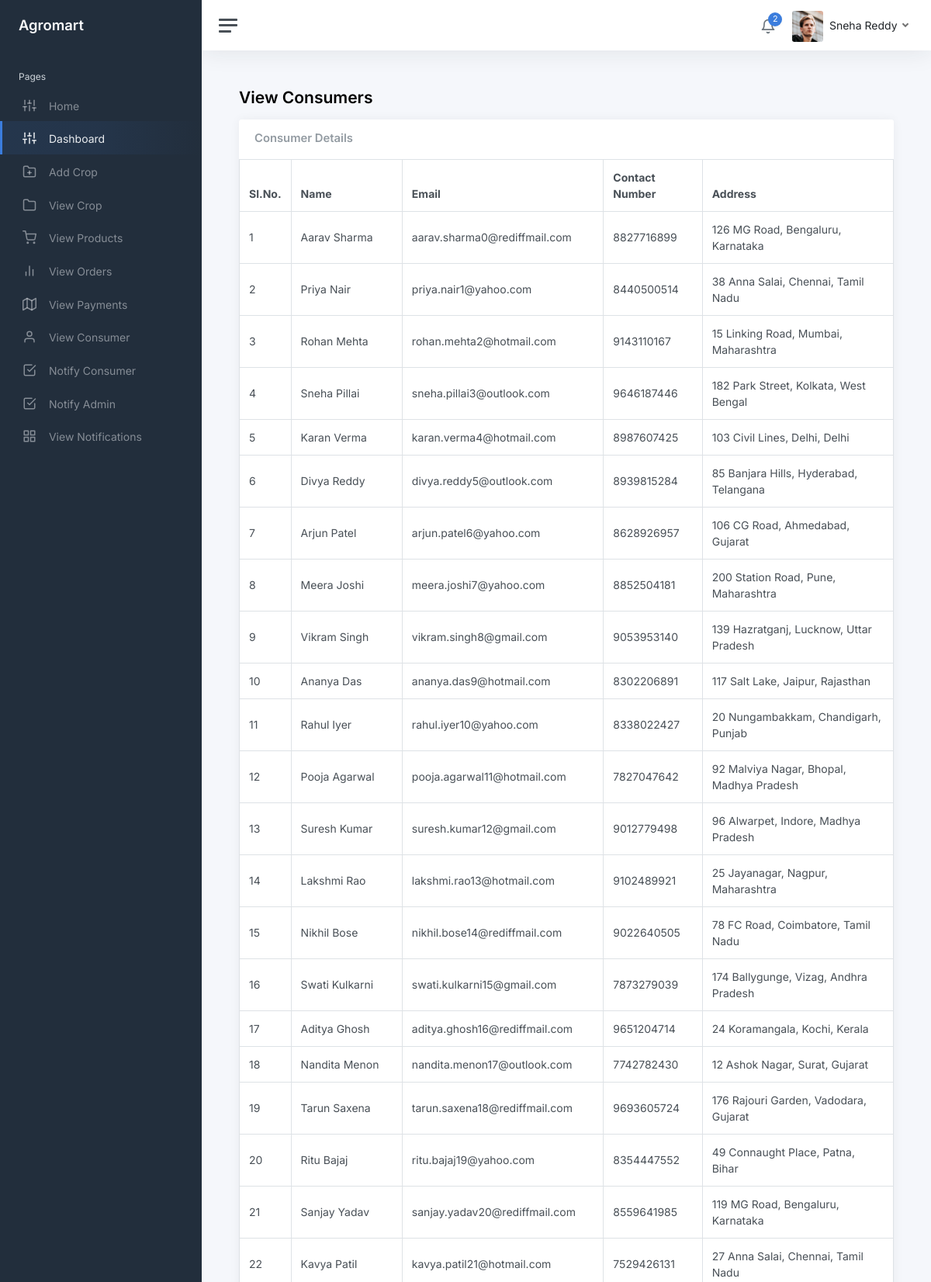
/farmer/view-consumer.php (signed in, upper part), run on the app's committed database.
### tables this page shows
CREATE TABLE IF NOT EXISTS `consumer` (
  `consumer_id` int NOT NULL AUTO_INCREMENT,
  `consumer_name` varchar(30) NOT NULL,
  `consumer_email` varchar(30) NOT NULL,
  `consumer_contact_number` varchar(12) NOT NULL,
  `consumer_address` text NOT NULL,
  `consumer_username` varchar(30) NOT NULL,
  `consumer_password` varchar(30) NOT NULL,
  PRIMARY KEY (`consumer_id`)
);

### farmer/view-consumer.php (the view, shortened to what this page needs)
<?php
include './includes/connection.php';
?>
<!DOCTYPE html>
<html lang="en">
<head>
	<link href="css/app.css" rel="stylesheet">
</head>
<body>
	<div class="wrapper">
		<?php include('./includes/sidebar.php'); ?>
		<div class="main">
			<?php include('./includes/navbar.php'); ?>
			<main class="content">
				<div class="container-fluid p-0">
					<h1 class="h3 mb-3"><strong>View Consumers</strong></h1>
					<div class="row">
						<div class="col-12 d-flex">
							<div class="card flex-fill">
								<div class="card-header">
									<h5 class="card-title mb-0">Consumer Details</h5>
								</div>
								<table class="table table-bordered my-0">
									<thead>
										<tr>
											<th>Sl.No.</th>
											<th class="d-none d-xl-table-cell">Name</th>
											<th class="d-none d-xl-table-cell">Email</th>
											<th class="d-none d-xl-table-cell">Contact Number</th>
											<th class="d-none d-xl-table-cell">Address</th>
										</tr>
									</thead>
									<tbody>
										<?php
											$query=mysqli_query($con,"SELECT * from consumer") or die(mysqli_error($con));
											if(mysqli_num_rows($query)){
												$i=1;
												while($row=mysqli_fetch_array($query)){
										?>
										<tr>
											<td><?php echo $i; ?></td>
											<td class="d-none d-xl-table-cell"><?php echo $row['consumer_name']; ?></td>
											<td class="d-none d-xl-table-cell"><?php echo $row['consumer_email']; ?></td>
											<td class="d-none d-xl-table-cell"><?php echo $row['consumer_contact_number']; ?></td>
											<td class="d-none d-xl-table-cell"><?php echo $row['consumer_address']; ?></td>
										</tr>
										<?php
												$i++;
												}
											}
										?>
									</tbody>
								</table>
							</div>
						</div>
					</div>
				</div>
			</main>
		</div>
	</div>
</body>
</html>

### data on the page
consumer: consumer_name "Aarav Sharma", consumer_email "aarav.sharma0@rediffmail.com", consumer_contact_number "8827716899", consumer_address "126 MG Road, Bengaluru, Karnataka"
consumer: consumer_name "Priya Nair", consumer_email "priya.nair1@yahoo.com", consumer_contact_number "8440500514", consumer_address "38 Anna Salai, Chennai, Tamil Nadu"
consumer: consumer_name "Rohan Mehta", consumer_email "rohan.mehta2@hotmail.com", consumer_contact_number "9143110167", consumer_address "15 Linking Road, Mumbai, Maharashtra"
consumer: consumer_name "Sneha Pillai", consumer_email "sneha.pillai3@outlook.com", consumer_contact_number "9646187446", consumer_address "182 Park Street, Kolkata, West Bengal"
consumer: consumer_name "Karan Verma", consumer_email "karan.verma4@hotmail.com", consumer_contact_number "8987607425", consumer_address "103 Civil Lines, Delhi, Delhi"
consumer: consumer_name "Divya Reddy", consumer_email "divya.reddy5@outlook.com", consumer_contact_number "8939815284", consumer_address "85 Banjara Hills, Hyderabad, Telangana"
consumer: consumer_name "Arjun Patel", consumer_email "arjun.patel6@yahoo.com", consumer_contact_number "8628926957", consumer_address "106 CG Road, Ahmedabad, Gujarat"
consumer: consumer_name "Meera Joshi", consumer_email "meera.joshi7@yahoo.com", consumer_contact_number "8852504181", consumer_address "200 Station Road, Pune, Maharashtra"
consumer: consumer_name "Vikram Singh", consumer_email "vikram.singh8@gmail.com", consumer_contact_number "9053953140", consumer_address "139 Hazratganj, Lucknow, Uttar Pradesh"
consumer: consumer_name "Ananya Das", consumer_email "ananya.das9@hotmail.com", consumer_contact_number "8302206891", consumer_address "117 Salt Lake, Jaipur, Rajasthan"
consumer: consumer_name "Rahul Iyer", consumer_email "rahul.iyer10@yahoo.com", consumer_contact_number "8338022427", consumer_address "20 Nungambakkam, Chandigarh, Punjab"
consumer: consumer_name "Pooja Agarwal", consumer_email "pooja.agarwal11@hotmail.com", consumer_contact_number "7827047642", consumer_address "92 Malviya Nagar, Bhopal, Madhya Pradesh"
consumer: consumer_name "Suresh Kumar", consumer_email "suresh.kumar12@gmail.com", consumer_contact_number "9012779498", consumer_address "96 Alwarpet, Indore, Madhya Pradesh"
consumer: consumer_name "Lakshmi Rao", consumer_email "lakshmi.rao13@hotmail.com", consumer_contact_number "9102489921", consumer_address "25 Jayanagar, Nagpur, Maharashtra"
consumer: consumer_name "Nikhil Bose", consumer_email "nikhil.bose14@rediffmail.com", consumer_contact_number "9022640505", consumer_address "78 FC Road, Coimbatore, Tamil Nadu"
consumer: consumer_name "Swati Kulkarni", consumer_email "swati.kulkarni15@gmail.com", consumer_contact_number "7873279039", consumer_address "174 Ballygunge, Vizag, Andhra Pradesh"
consumer: consumer_name "Aditya Ghosh", consumer_email "aditya.ghosh16@rediffmail.com", consumer_contact_number "9651204714", consumer_address "24 Koramangala, Kochi, Kerala"
consumer: consumer_name "Nandita Menon", consumer_email "nandita.menon17@outlook.com", consumer_contact_number "7742782430", consumer_address "12 Ashok Nagar, Surat, Gujarat"
consumer: consumer_name "Tarun Saxena", consumer_email "tarun.saxena18@rediffmail.com", consumer_contact_number "9693605724", consumer_address "176 Rajouri Garden, Vadodara, Gujarat"
consumer: consumer_name "Ritu Bajaj", consumer_email "ritu.bajaj19@yahoo.com", consumer_contact_number "8354447552", consumer_address "49 Connaught Place, Patna, Bihar"
consumer: consumer_name "Sanjay Yadav", consumer_email "sanjay.yadav20@rediffmail.com", consumer_contact_number "8559641985", consumer_address "119 MG Road, Bengaluru, Karnataka"
consumer: consumer_name "Kavya Patil", consumer_email "kavya.patil21@hotmail.com", consumer_contact_number "7529426131", consumer_address "27 Anna Salai, Chennai, Tamil Nadu"

### other printed values
$Count "2"
$Name "Sneha Reddy"
